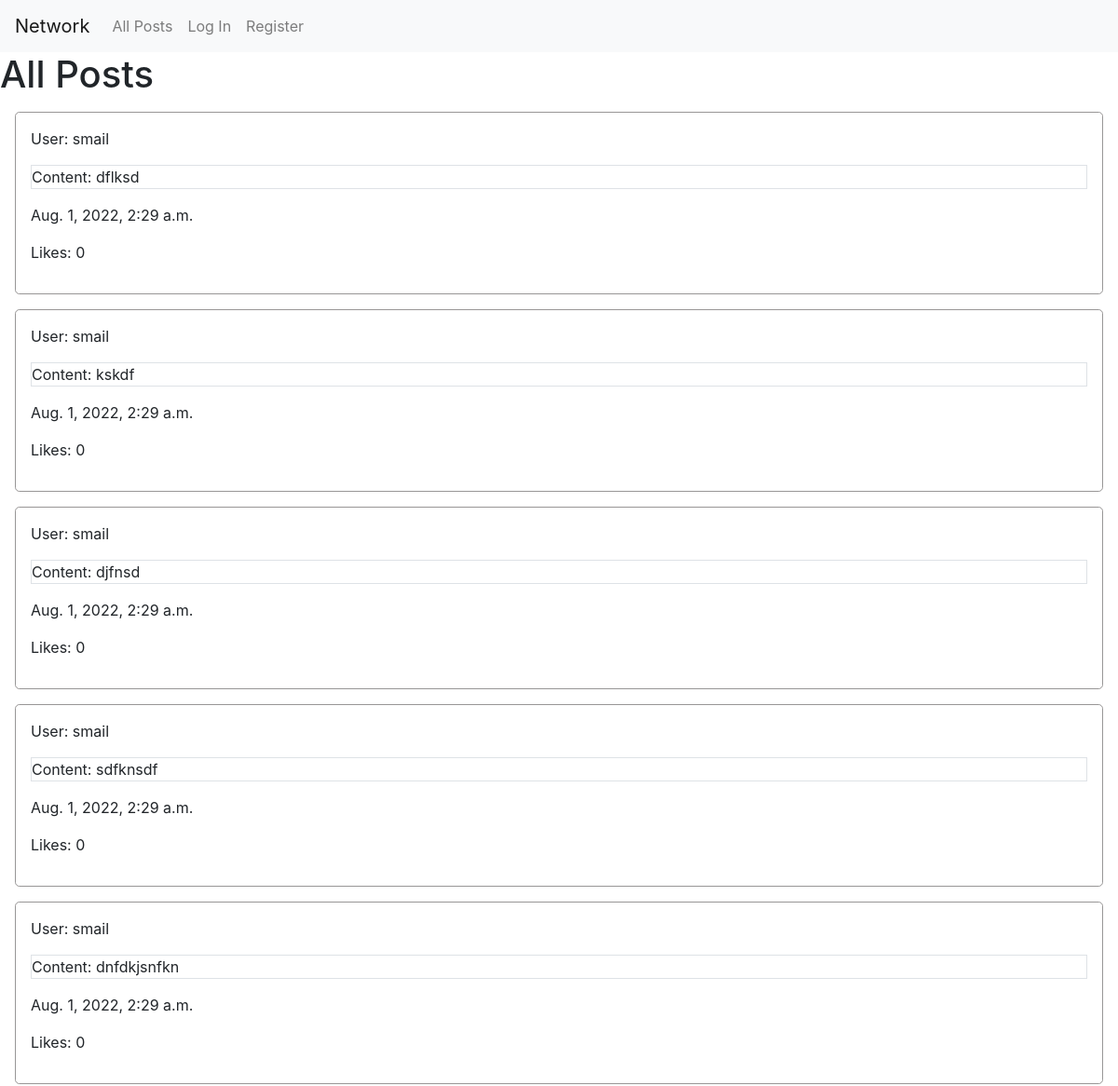
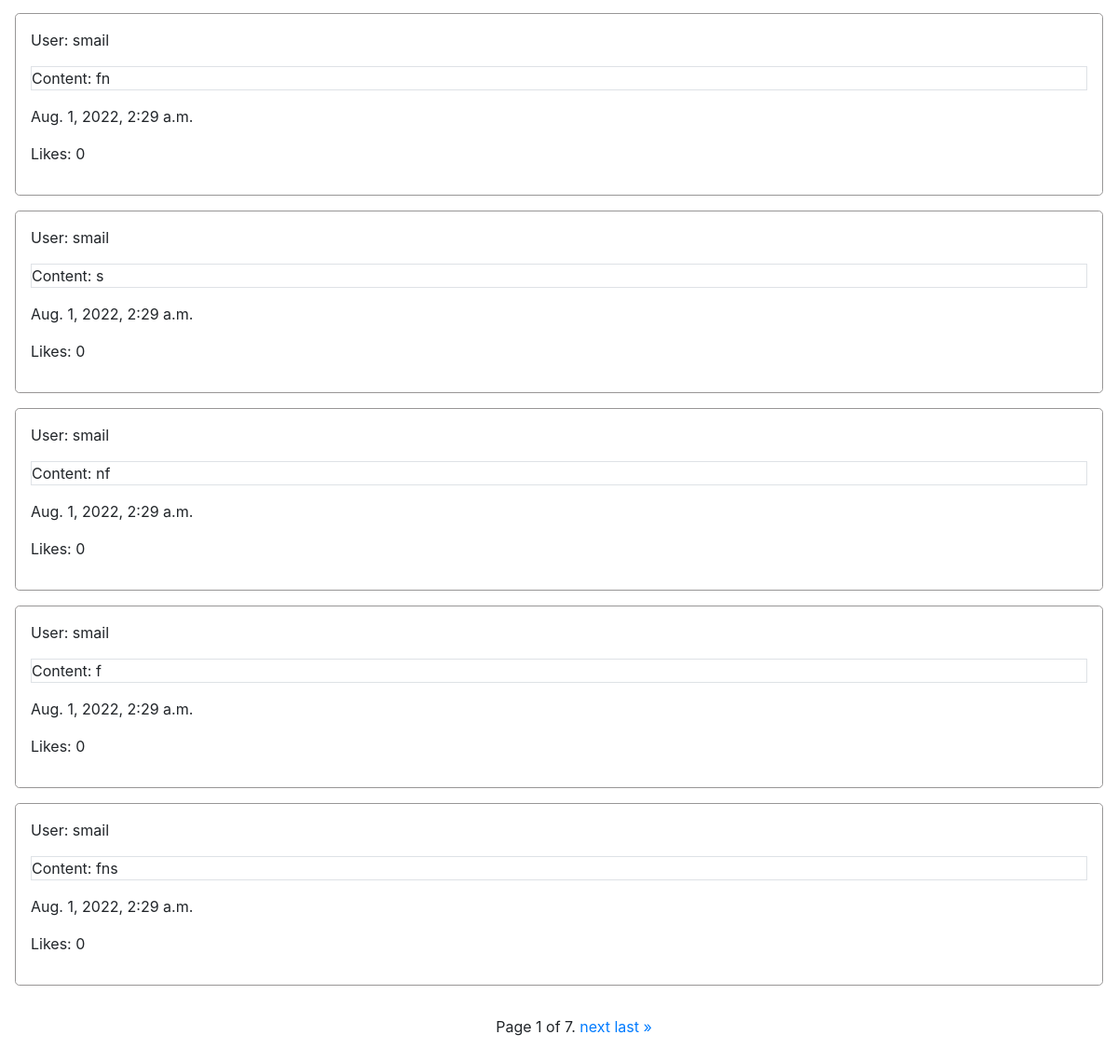
The page / on the database its author committed (2 pictures, top to bottom).
### network/models.py (models this page shows, shortened)
class Post(models.Model):
    user = models.ForeignKey("User", on_delete=models.CASCADE)
    content = models.TextField(blank=False)
    timestamp = models.DateTimeField(auto_now_add=True)
    likes = models.IntegerField(default=0)

class User(AbstractUser):
    def __str__(self) -> str:
        return f"{self.username}"

### network/views.py (the view, shortened to what this page needs)
# urls.py: path("", views.index_view, name="index"),
def index_view(request):
    posts = Post.objects.all().order_by('-timestamp')
    paginator = Paginator(posts, 10) # Show 10 contacts per page.
    page_number = request.GET.get('page')
    page_obj = paginator.get_page(page_number)
    context = {'posts' : posts, 'page_obj' : page_obj}
    return render(request, 'network/index.html', context)

### network/templates/network/index.html (shortened to what this page needs)
{% extends "network/layout.html" %}
{% block body %}
    <h1>All Posts</h1>
    <div id="posts">
        {% for post in page_obj %}
            <div class="post-div" id="{{ post.id }}">
                <p>User: {{ post.user}}</p>
                <p class="border">Content: {{ post.content }}</p>
                <p> {{ post.timestamp }}</p>
                <p> Likes: {{ post.likes }}</p>
            </div>
        {% endfor %}
    </div>
    <div class="pagination">
        <div class="step-links">
            <span class="current">
                Page {{ page_obj.number }} of {{ page_obj.paginator.num_pages }}.
            </span>
            {% if page_obj.has_next %}
                <a href="?page={{ page_obj.next_page_number }}">next</a>
                <a href="?page={{ page_obj.paginator.num_pages }}">last &raquo;</a>
            {% endif %}
        </div>
    </div>
{% endblock %}

### network/templates/network/layout.html (shortened to what this page needs)
{% load static %}
<!DOCTYPE html>
<html lang="en">
    <head>
        <link rel="stylesheet" href="https://stackpath.bootstrapcdn.com/bootstrap/4.4.1/css/bootstrap.min.css">
        <link href="{% static 'network/styles.css' %}" rel="stylesheet">
    </head>
    <body>
        <nav class="navbar navbar-expand-lg navbar-light bg-light">
            <a class="navbar-brand" href="#">Network</a>
            <div>
              <ul class="navbar-nav mr-auto">
                <li class="nav-item">
                  <a class="nav-link" href="{% url 'index' %}">All Posts</a>
                </li>
                {% if user.is_authenticated %}
                    <li class="nav-item">
                        <a class="nav-link" href="#">Following</a>
                    </li>
                    <li class="nav-item">
                        <a class="nav-link" href="{% url 'logout' %}">Log Out</a>
                    </li>
                {% else %}
                    <li class="nav-item">
                        <a class="nav-link" href="{% url 'login' %}">Log In</a>
                    </li>
                    <li class="nav-item">
                        <a class="nav-link" href="{% url 'register' %}">Register</a>
                    </li>
                {% endif %}
              </ul>
            </div>
          </nav>
        <div class="body">
            {% block body %}
            {% endblock %}
        </div>
    </body>
</html>

### network/static/network/styles.css (style rules this page uses)
.post-div { border: solid 1px rgb(152, 150, 150); border-radius: 0.3rem; padding: 1rem; margin: 1rem; }
.pagination { display: flex; width: 100%; justify-content: center; padding: 1rem; margin: 1rem; }

### rows shown on the page
Post: user "smail", content "dflksd", timestamp "Aug. 1, 2022, 2:29 a.m.", likes "0"
Post: user "smail", content "kskdf", timestamp "Aug. 1, 2022, 2:29 a.m.", likes "0"
Post: user "smail", content "djfnsd", timestamp "Aug. 1, 2022, 2:29 a.m.", likes "0"
Post: user "smail", content "sdfknsdf", timestamp "Aug. 1, 2022, 2:29 a.m.", likes "0"
Post: user "smail", content "dnfdkjsnfkn", timestamp "Aug. 1, 2022, 2:29 a.m.", likes "0"
Post: user "smail", content "fn", timestamp "Aug. 1, 2022, 2:29 a.m.", likes "0"
Post: user "smail", content "s", timestamp "Aug. 1, 2022, 2:29 a.m.", likes "0"
Post: user "smail", content "nf", timestamp "Aug. 1, 2022, 2:29 a.m.", likes "0"
Post: user "smail", content "f", timestamp "Aug. 1, 2022, 2:29 a.m.", likes "0"
Post: user "smail", content "fns", timestamp "Aug. 1, 2022, 2:29 a.m.", likes "0"

### other values the page prints
{{ page_obj.number }} "1"
{{ page_obj.paginator.num_pages }} "7"
